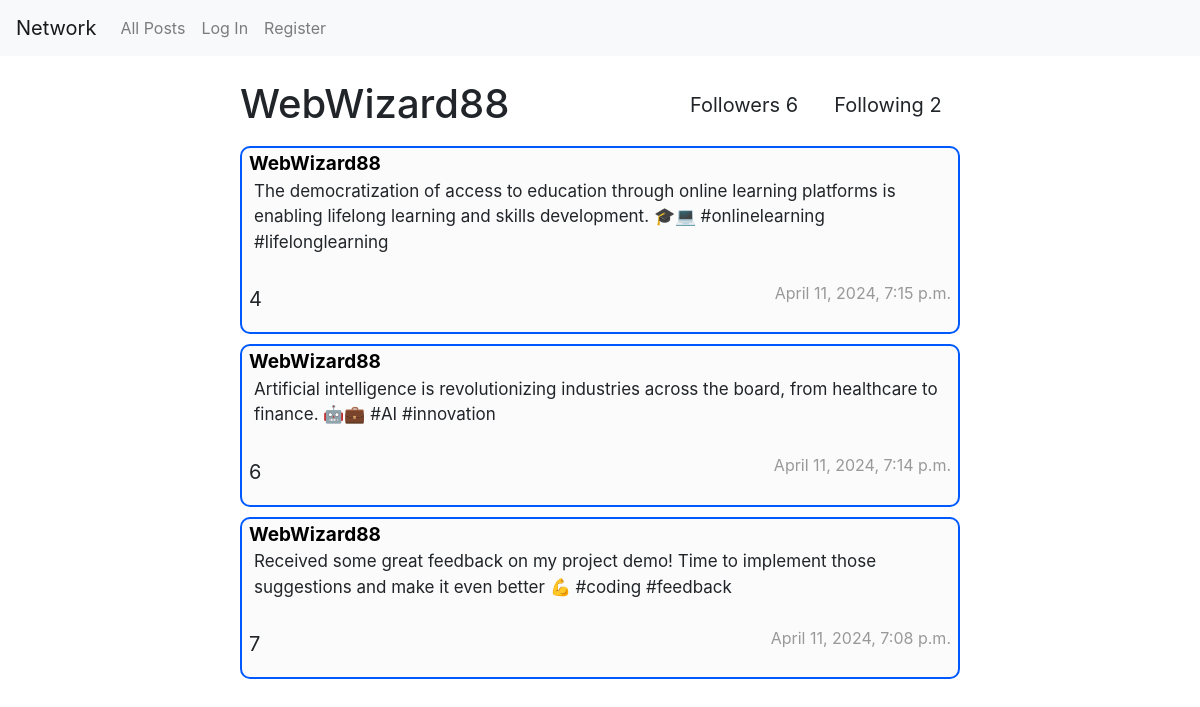
Screenshot of /profile/WebWizard88 with the database file from the repository.
### network/models.py (models this page shows, shortened)
class User(AbstractUser):
    pass

class Post(models.Model):
    user = models.ForeignKey("User", on_delete=models.CASCADE, related_name="posts")
    body = models.TextField(blank=True)
    date = models.DateTimeField(default=timezone.now)
    def likes_count(self):
        return self.likes.count()

### network/views.py (the view)
# urls.py: path("profile/<str:username>", views.profile, name="profile"),
def profile (request, username):
    user = User.objects.get(username=username)
    if user == None:
        return HttpResponseRedirect(reverse("index"))
    followers = Followers.objects.filter(followed=user).all()
    follows = Followers.objects.filter(follower=user).all()
    twitts = Post.objects.filter(user=user)[::-1]
    paginator = Paginator(twitts, 10)
    page_number = request.GET.get('page')
    page_obj = paginator.get_page(page_number)
    if request.user.is_authenticated:
        follow = Followers.objects.filter(follower=request.user, followed=user).exists()
    else:
        follow = False
    return render(request, "network/profile.html",{
        "prof_user" : user,
        "page" : page_obj,
        "follow" : follow,
        "follows_count" : follows.count(),
        "followers_count" : followers.count()
    })

### network/templates/network/profile.html (shortened to what this page needs)
{% extends "network/layout.html" %}
{% load static %}
{% block body %}
    <div>
        <div class="profile-header">
            <h3 class="profile-name">{{ prof_user.username }} </h3>
            <p class="profile_info" id="followers-profile">Followers {{ followers_count }} </p>
            <p class="profile_info" id="following-profile">Following {{ follows_count }} </p>
        </div>
    </div>
    {% for twit in page %}
    <div class="post" id="post-{{ twit.id }}">
        <a href="{% url 'profile' twit.user%}" class="post-user">{{ twit.user }}</a>
        <p class="post-body" id="body">{{ twit.body }} </p>
        <div class="like-date-container" id="like-div">
            <p class="post-like-count" id="like-count-{{ twit.id }}">{{ twit.likes_count }}</p>
            <p class="post-date" id="date">{{ twit.date }} </p>
        </div>
    </div>
    {% endfor %}
{% endblock %}

### network/static/network/styles.css (style rules this page uses)
.post { margin-top: 10px; border: 2px solid rgb(0, 89, 255); padding: 2px 7px; border-radius: 10px; background-color: #eee4; }
.like-date-container { display: flex; align-items: center; }
.post-user { font-weight: bold; color: #000; text-decoration: none !important; font-size: 19px; }
.post-body { font-size: 17px; padding-left: 5px; }
.post-date { flex: 1; text-align: right; color: #999; }
.post-like-count { font-size: 20px; padding-top: 13px; }
.profile-header { display: grid; grid-template-columns: 60% 20% 20%; text-align: center; }
.profile-name { font-size: 40px; grid-column: 1; grid-row: 1; text-align: left; }
.profile_info { font-size: 20px; padding-top: 10px; }
#followers-profile { grid-column: 2; grid-row: 1; }
#following-profile { grid-column: 3; grid-row: 1; }

### rows the page displays
User: username "WebWizard88"
Post: user "WebWizard88", body "The democratization of access to education through online learning platforms is enabling lifelong learning and skills development. 🎓💻 #onlinelearning #lifelonglearning", likes_count "4", date "April 11, 2024, 7:15 p.m."
Post: user "WebWizard88", body "Artificial intelligence is revolutionizing industries across the board, from healthcare to finance. 🤖💼 #AI #innovation", likes_count "6", date "April 11, 2024, 7:14 p.m."
Post: user "WebWizard88", body "Received some great feedback on my project demo! Time to implement those suggestions and make it even better 💪 #coding #feedback", likes_count "7", date "April 11, 2024, 7:08 p.m."

### other values shown
{{ followers_count }} "6"
{{ follows_count }} "2"
